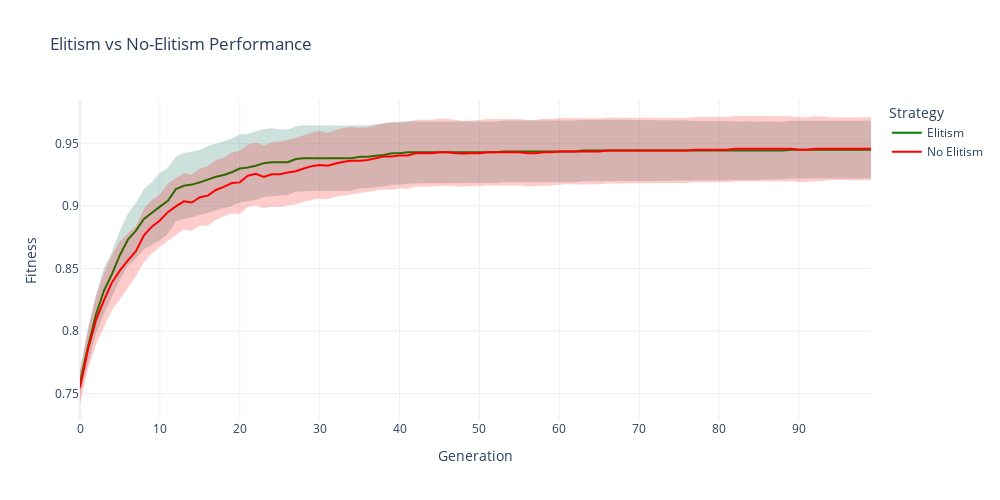

Write notebook code for a chart like this one.
### Markdown cell above
The mean was preferred over the median to avoid disregarding configurations that struggled to reach the best fitness values, ensuring their contribution to the overall trend is still considered.

### Code cell
def compare_elitism_vs_no_elitism(results_df, title="Elitism vs No-Elitism Comparison", first_gen=0, last_gen=None):
    """
    Compare the average mean performance of configurations with and without elitism.
    """
    if last_gen is None:
        last_gen = len(results_df)

    df_slice = results_df.iloc[first_gen:last_gen].copy()

    #separate columns by elitism setting
    elitism_cols = [col for col in df_slice.columns if "elitism_True" in col]
    no_elitism_cols = [col for col in df_slice.columns if "elitism_False" in col]

    fig = go.Figure()

    for label, cols in [("Elitism", elitism_cols), ("No Elitism", no_elitism_cols)]:
        if not cols:
            continue  #skip if no columns match

        #stack all runs for the group
        all_means = []
        for col in cols:
            expanded = pd.DataFrame(df_slice[col].tolist(), index=df_slice.index)
            median_vals = expanded.mean(axis=1)
            all_means.append(median_vals)

        #aggregate across configurations (median of means)
        aggregated_means = pd.concat(all_means, axis=1).median(axis=1)
        aggregated_std = pd.concat(all_means, axis=1).std(axis=1)

        #plot shading first
        fig.add_trace(go.Scatter(
            x=list(df_slice.index) + list(df_slice.index[::-1]),
            y=list(aggregated_means - aggregated_std) + list((aggregated_means + aggregated_std)[::-1]),
            fill='toself',
            fillcolor='rgba(0,100,80,0.2)' if label == "Elitism" else 'rgba(255,0,0,0.2)',
            line=dict(color='rgba(255,255,255,0)'),
            hoverinfo="skip",
            showlegend=False
        ))

        #plot median line after shading
        fig.add_trace(go.Scatter(
            x=df_slice.index,
            y=aggregated_means,
            mode='lines',
            name=label,
            line=dict(color='green' if label == "Elitism" else 'red')
        ))

    fig.update_layout(
        title=title,
        xaxis_title="Generation",
        yaxis_title="Fitness",
        height=500,
        width=1000,
        legend_title="Strategy",
        template="plotly_white"
    )

    fig.show()

compare_elitism_vs_no_elitism(df, title="Elitism vs No-Elitism Performance", first_gen=0, last_gen=100)

### Figure 1 — Plotly figure (JSON) as saved in the notebook; plotly's stock layout.template omitted (floating-point values rounded to 4 significant figures; data arrays with more than 128 entries replaced by an {"elided": "..."} marker saying what was removed)
{"data": [{"fill": "toself", "fillcolor": "rgba(0,100,80,0.2)", "hoverinfo": "skip", "line": {"color": "rgba(255,255,255,0)"}, "showlegend": false, "type": "scatter", "x": {"elided": "200 int values"}, "y": {"elided": "200 float values"}}, {"line": {"color": "green"}, "mode": "lines", "name": "Elitism", "type": "scatter", "x": [0, 1, 2, 3, 4, 5, 6, 7, 8, 9, 10, 11, 12, 13, 14, 15, 16, 17, 18, 19, 20, 21, 22, 23, 24, 25, 26, 27, 28, 29, 30, 31, 32, 33, 34, 35, 36, 37, 38, 39, 40, 41, 42, 43, 44, 45, 46, 47, 48, 49, 50, 51, 52, 53, 54, 55, 56, 57, 58, 59, 60, 61, 62, 63, 64, 65, 66, 67, 68, 69, 70, 71, 72, 73, 74, 75, 76, 77, 78, 79, 80, 81, 82, 83, 84, 85, 86, 87, 88, 89, 90, 91, 92, 93, 94, 95, 96, 97, 98, 99], "y": [0.7586, 0.7876, 0.8133, 0.8323, 0.8456, 0.8609, 0.8732, 0.8804, 0.8897, 0.8943, 0.8996, 0.9043, 0.9137, 0.9163, 0.9173, 0.9191, 0.9214, 0.9235, 0.925, 0.9272, 0.9301, 0.9309, 0.9323, 0.9344, 0.9351, 0.9351, 0.9351, 0.9377, 0.9384, 0.9384, 0.9384, 0.9384, 0.9384, 0.9384, 0.9384, 0.9396, 0.9396, 0.9403, 0.941, 0.9424, 0.9424, 0.9431, 0.9431, 0.9431, 0.9431, 0.9431, 0.9431, 0.9431, 0.9431, 0.9431, 0.9431, 0.9431, 0.9431, 0.9438, 0.9438, 0.9438, 0.9438, 0.9438, 0.9438, 0.9438, 0.9438, 0.9438, 0.9438, 0.9445, 0.9445, 0.9445, 0.9445, 0.9445, 0.9445, 0.9445, 0.9445, 0.9445, 0.9445, 0.9445, 0.9445, 0.9445, 0.9445, 0.9445, 0.9445, 0.9445, 0.9445, 0.9445, 0.9445, 0.9445, 0.9445, 0.9445, 0.9445, 0.9445, 0.9445, 0.9452, 0.9452, 0.9452, 0.9452, 0.9452, 0.9452, 0.9452, 0.9452, 0.9452, 0.9452, 0.9452]}, {"fill": "toself", "fillcolor": "rgba(255,0,0,0.2)", "hoverinfo": "skip", "line": {"color": "rgba(255,255,255,0)"}, "showlegend": false, "type": "scatter", "x": {"elided": "200 int values"}, "y": {"elided": "200 float values"}}, {"line": {"color": "red"}, "mode": "lines", "name": "No Elitism", "type": "scatter", "x": [0, 1, 2, 3, 4, 5, 6, 7, 8, 9, 10, 11, 12, 13, 14, 15, 16, 17, 18, 19, 20, 21, 22, 23, 24, 25, 26, 27, 28, 29, 30, 31, 32, 33, 34, 35, 36, 37, 38, 39, 40, 41, 42, 43, 44, 45, 46, 47, 48, 49, 50, 51, 52, 53, 54, 55, 56, 57, 58, 59, 60, 61, 62, 63, 64, 65, 66, 67, 68, 69, 70, 71, 72, 73, 74, 75, 76, 77, 78, 79, 80, 81, 82, 83, 84, 85, 86, 87, 88, 89, 90, 91, 92, 93, 94, 95, 96, 97, 98, 99], "y": [0.7549, 0.7853, 0.8087, 0.8247, 0.839, 0.8486, 0.8567, 0.864, 0.8766, 0.8836, 0.8886, 0.8952, 0.8998, 0.9039, 0.9029, 0.9072, 0.9084, 0.9129, 0.9155, 0.9185, 0.919, 0.9243, 0.9259, 0.9233, 0.9255, 0.9255, 0.9269, 0.928, 0.9302, 0.932, 0.933, 0.9323, 0.9342, 0.9356, 0.9363, 0.9363, 0.937, 0.9384, 0.9398, 0.9398, 0.9405, 0.9405, 0.9424, 0.9424, 0.9424, 0.9431, 0.9431, 0.9424, 0.9421, 0.9424, 0.9424, 0.9431, 0.9431, 0.9431, 0.9431, 0.9431, 0.9424, 0.9424, 0.9431, 0.9431, 0.9438, 0.9438, 0.9438, 0.9438, 0.9438, 0.9438, 0.9445, 0.9445, 0.9445, 0.9445, 0.9445, 0.9445, 0.9445, 0.9445, 0.9445, 0.9445, 0.9445, 0.9452, 0.9452, 0.9452, 0.9452, 0.9452, 0.9459, 0.9459, 0.9459, 0.9459, 0.9459, 0.9459, 0.9459, 0.9459, 0.9452, 0.9452, 0.9459, 0.9459, 0.9459, 0.9459, 0.9459, 0.9459, 0.9459, 0.9459]}], "layout": {"height": 500, "legend": {"title": {"text": "Strategy"}}, "title": {"text": "Elitism vs No-Elitism Performance"}, "width": 1000, "xaxis": {"title": {"text": "Generation"}}, "yaxis": {"title": {"text": "Fitness"}}}}
